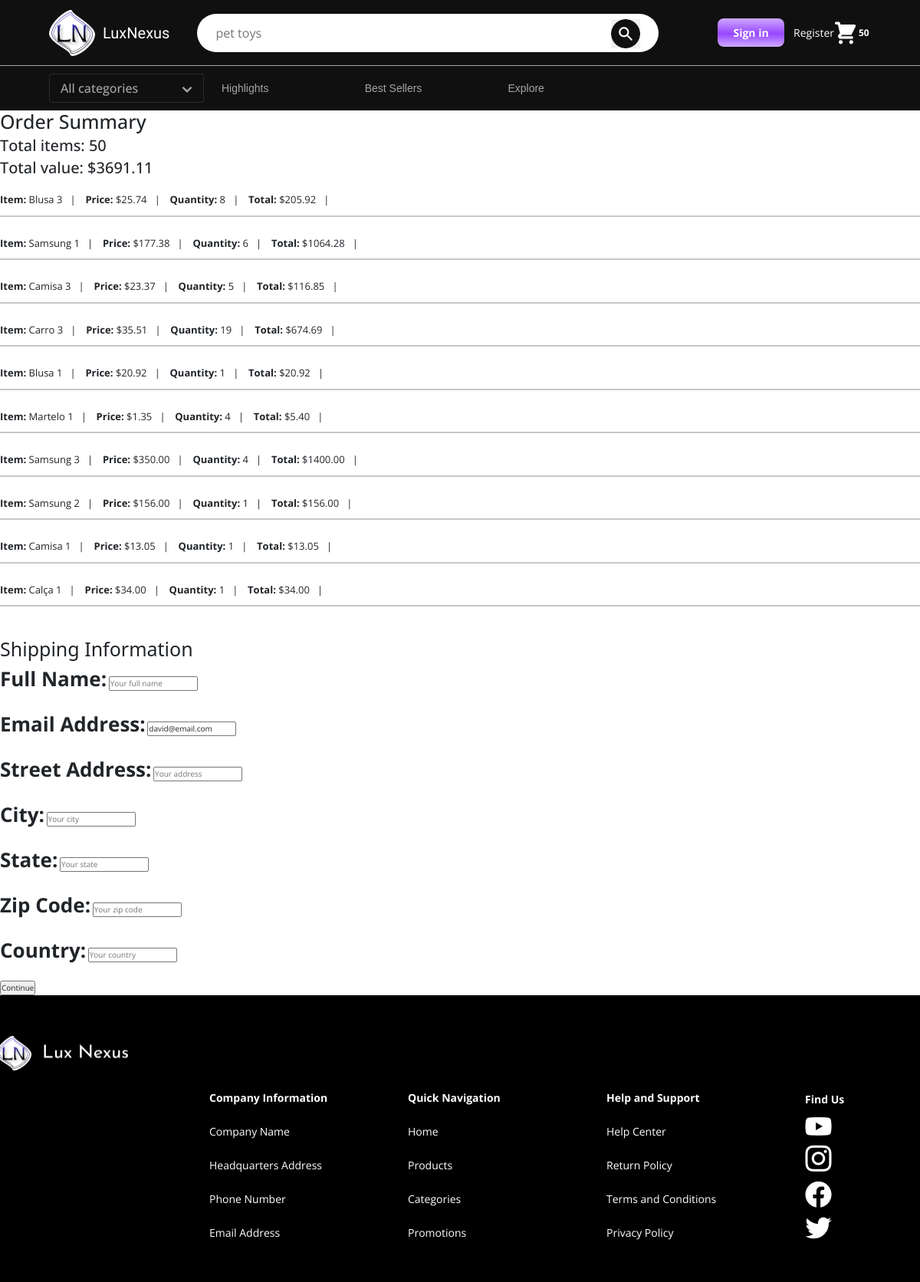
The app's page /checkout/ (signed in), older data.
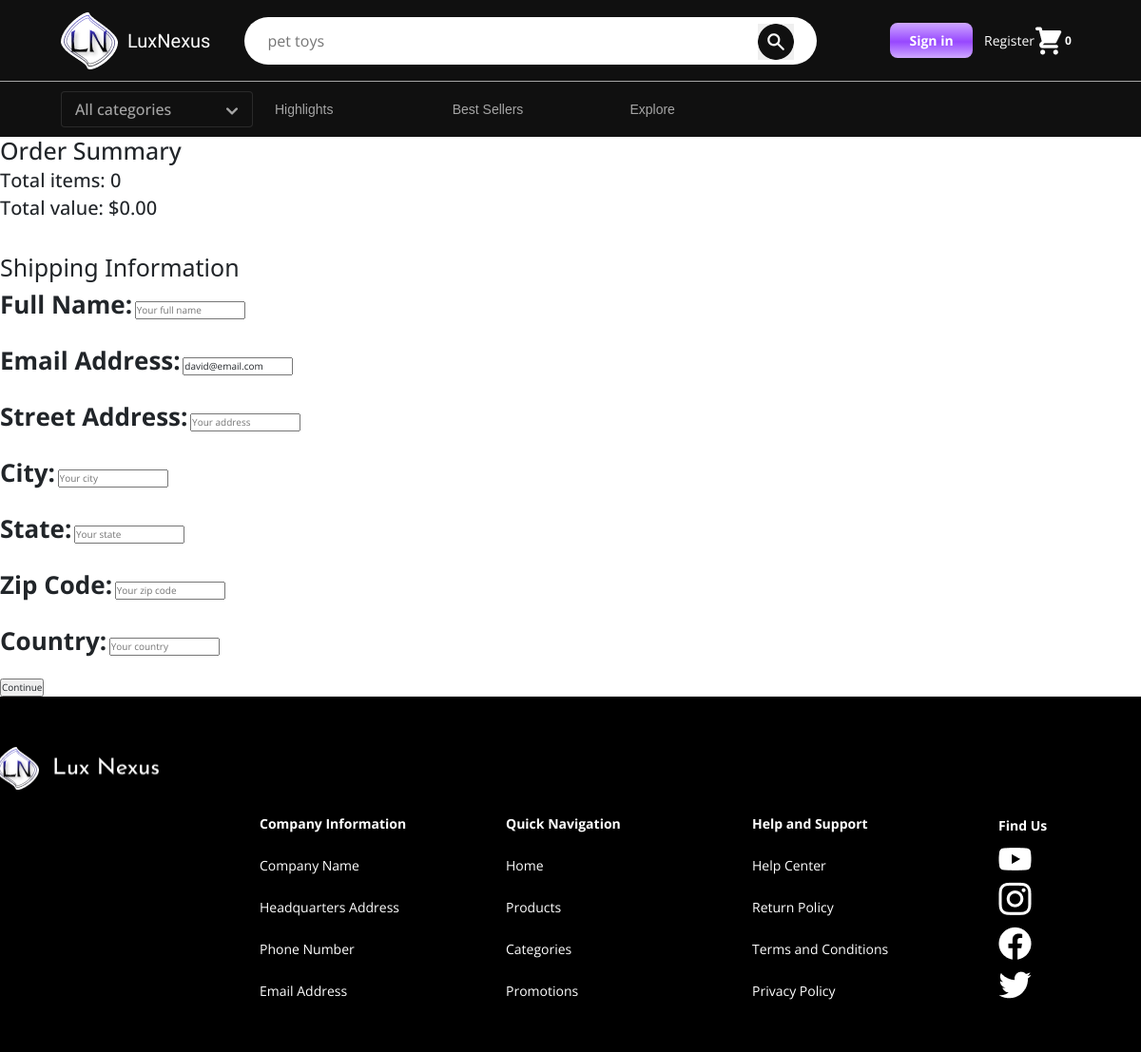
The same page, newer data.
### store/models.py (models this page shows, shortened)
class Order(models.Model):
    user = models.ForeignKey(User, on_delete=models.SET_NULL, null=True)
    date_ordered = models.DateTimeField(auto_now_add=True)
    complete = models.BooleanField(default=False)
    transaction_id = models.CharField(max_length=255)
    @property
    def get_cart_total(self):
        order_items = self.orderitem_set.all()
        total = sum([item.get_total_value for item in order_items])
        return total
    @property
    def get_cart_quantity(self):
        order_items = self.orderitem_set.all()
        total = sum(item.quantity for item in order_items)
        return total
    @property
    def shipping(self):
        shipping = False
        order_items = self.orderitem_set.all()
        for item in order_items:
            if item.product.digital is False:
                shipping = True
        return shipping

class OrderItem(models.Model):
    product = models.ForeignKey(Product, on_delete=models.SET_NULL, null=True)
    order = models.ForeignKey(Order, on_delete=models.SET_NULL, null=True)
    quantity = models.IntegerField(default=0)
    date_added = models.DateTimeField(auto_now_add=True)
    @property
    def get_total_value(self):
        if self.product.discount:
            total = round(self.product.discount_price, 2) * self.quantity
        else:
            total = self.product.price * self.quantity
        return total

class Product(models.Model):
    name = models.CharField(max_length=255)
    seller = models.CharField(max_length=255, null=True, blank=True)
    about = models.TextField(null=True, blank=True)
    description = models.TextField()
    price = models.DecimalField(max_digits=8, decimal_places=2)
    image = models.ImageField(default='placeholder_product.jpg', null=True, blank=True)
    digital = models.BooleanField(default=False)
    date_created = models.DateTimeField(auto_now_add=True)
    date_modified = models.DateTimeField(auto_now=True)
    discount = models.BooleanField(default=False, null=True, blank=True)
    discount_percent = models.IntegerField(default=0, validators=[MinValueValidator(0), MaxValueValidator(100)])
    category = models.ForeignKey(Category, on_delete=models.SET_NULL, null=True)
    class Meta:
        ordering = ['-date_modified']
    @property
    def discount_price(self):
        if self.discount:
            amount = self.price * self.discount_percent / 100
            total = self.price - amount
            return total

class User(AbstractUser):
    name = models.CharField(max_length=255, null=True)
    email = models.EmailField(unique=True)
    username = None
    USERNAME_FIELD = 'email'
    REQUIRED_FIELDS = []
    objects = CustomUserManager()
    def __str__(self):
        return self.email

### store/views.py (the view)
# urls.py: path('checkout/', views.checkout, name='checkout'),
def checkout(request):
    order, created = Order.objects.get_or_create(user=request.user, complete=False)
    items = order.orderitem_set.all()
    context = {'order': order, 'items': items}
    return render(request, 'checkout.html', context)

### store/context_processors.py (called while the page is built)
def order(request):
    try:
        order, created = Order.objects.get_or_create(user=request.user, complete=False)
        return {'order': order}
    except:
        return {'order': None}

def categories(request):
    categories = Category.objects.all()
    return {'categories': categories}

### templates/checkout.html (shortened to what this page needs)
{% extends 'base.html' %}
{% block content %}
  <div class="">
    <h1>Order Summary</h1>
    <h2>Total items: {{ order.get_cart_quantity }}</h2>
    <h2>Total value: ${{ order.get_cart_total|floatformat:2 }}</h2>
    {% for item in items %}
      <br>
      <div class="inline">
        <p><strong>Item:</strong> {{ item.product.name }}&nbsp;&nbsp; | &nbsp;&nbsp;</p>
        {% if item.product.discount %}
          <p><strong>Price:</strong> ${{ item.product.discount_price|floatformat:2 }}&nbsp;&nbsp; | &nbsp;&nbsp;</p>
        {% else %}
          <p><strong>Price:</strong> ${{ item.product.price }}&nbsp;&nbsp; | &nbsp;&nbsp;</p>
        {% endif %}
        <p><strong>Quantity:</strong> {{ item.quantity }}&nbsp;&nbsp; | &nbsp;&nbsp;</p>
        <p><strong>Total:</strong> ${{ item.get_total_value }}&nbsp;&nbsp; | &nbsp;&nbsp;</p>
      </div>
      <br>
      <hr>
    {% endfor %}
  </div>
  <br><br>
  <h1>Shipping Information</h1>
  <div>
  <div id="form">
    <form action="" method="POST">
      <div id="user-info">
        {% if order.user.name %}
          <label for="name">Full Name:</label>
          <input type="text" id="name" value="{{ order.user.name|title }}" placeholder="Your full name">
        {% else %}
          <label for="name">Full Name:</label>
          <input type="text" id="name" placeholder="Your full name">
        {% endif %}
        <br><br>
        <label for="email">Email Address:</label>
        <input type="email" id="email" value="{{ order.user.email }}" placeholder="Your email">
        <br><br>
      </div>
      <div id="shipping-info">
        <label for="street">Street Address:</label>
        <input type="text" id="street" placeholder="Your address">
        <br><br>
        <label for="city">City:</label>
        <input type="text" id="city" placeholder="Your city">
        <br><br>
        <label for="state">State:</label>
        <input type="text" id="state" placeholder="Your state">
        <br><br>
        <label for="zip">Zip Code:</label>
        <input type="text" id="zip" placeholder="Your zip code">
        <br><br>
        <label for="country">Country:</label>
        <input type="text" id="country" placeholder="Your country">
        <br><br>
        <input type="submit" id="form-button" value="Continue">
      </div>
    </form>
  </div>
{% endblock content %}

### templates/base.html (shortened to what the changed rows need)
{% load static %}
<!DOCTYPE html>
<html lang="en">
<head>
  <link rel="stylesheet" href="{% static 'css/main.css' %}">
  <link rel="stylesheet" href="{% static 'css/category.css' %}">
  <link rel="stylesheet" href="{% static 'css/product.css' %}">
  <link rel="stylesheet" href="{% static 'css/bootstrap.css' %}">
  <link rel="stylesheet" href="{% static 'css/authentication.css' %}">
  <link rel="stylesheet" href="{% static 'css/cart.css' %}">
  <link rel="stylesheet" href="https://stackpath.bootstrapcdn.com/bootstrap/5.1.3/css/bootstrap.min.css"
>
  <link href="//netdna.bootstrapcdn.com/bootstrap/3.0.0/css/bootstrap.min.css" rel="stylesheet">
  <link href="https://cdn.jsdelivr.net/npm/bootstrap@5.3.3/dist/css/bootstrap.min.css" rel="stylesheet"
>
</head>
<body>
  <header>
    <nav id="navigation">
      <div class="nav-top">
        {% if user.is_authenticated %}
        <div class="empty-cart-buttons navbar-buttons-container">
          <a href="{% url 'login' %}" class="sign-in hovering-button navbar-signin"><span>Sign in</span></a>
          <a href="{% url 'register' %}" class="navbar-register">Register</a>
        </div>
        <a href="{% url 'cart' %}" id="cart-icon"><img src="{% static 'images/assets/shopping-cart.png' %}"
            alt="shopping-cart"><span id="cart-quantity">{{ order.get_cart_quantity }}</span></a>
        {% endif %}
      </div>
    </nav>
  </header>
  {% block content %}
  {% endblock content %}
</body>
</html>

Row changes from the older to the newer data that the page shows:
removed OrderItem: product.name "Blusa 3", product.discount_price "25.74", quantity "8", get_total_value "205.92"
removed OrderItem: product.name "Samsung 1", product.discount_price "177.38", quantity "6", get_total_value "1064.28"
removed OrderItem: product.name "Camisa 3", product.discount_price "23.37", quantity "5", get_total_value "116.85"
removed OrderItem: product.name "Carro 3", product.discount_price "35.51", quantity "19", get_total_value "674.69"
removed OrderItem: product.name "Blusa 1", product.discount_price "20.92", quantity "1", get_total_value "20.92"
removed OrderItem: product.name "Martelo 1", product.discount_price "1.35", quantity "4", get_total_value "5.40"
removed OrderItem: product.name "Samsung 3", product.discount_price "350.00", quantity "4", get_total_value "1400.00"
removed OrderItem: product.name "Samsung 2", product.discount_price "156.00", quantity "1", get_total_value "156.00"
removed OrderItem: product.name "Camisa 1", product.discount_price "13.05", quantity "1", get_total_value "13.05"
removed OrderItem: product.name "Calça 1", product.discount_price "34.00", quantity "1", get_total_value "34.00"
computed for Order "david@email.com": get_cart_quantity "50" → "0"; get_cart_total "3691.11" → "0.00"
